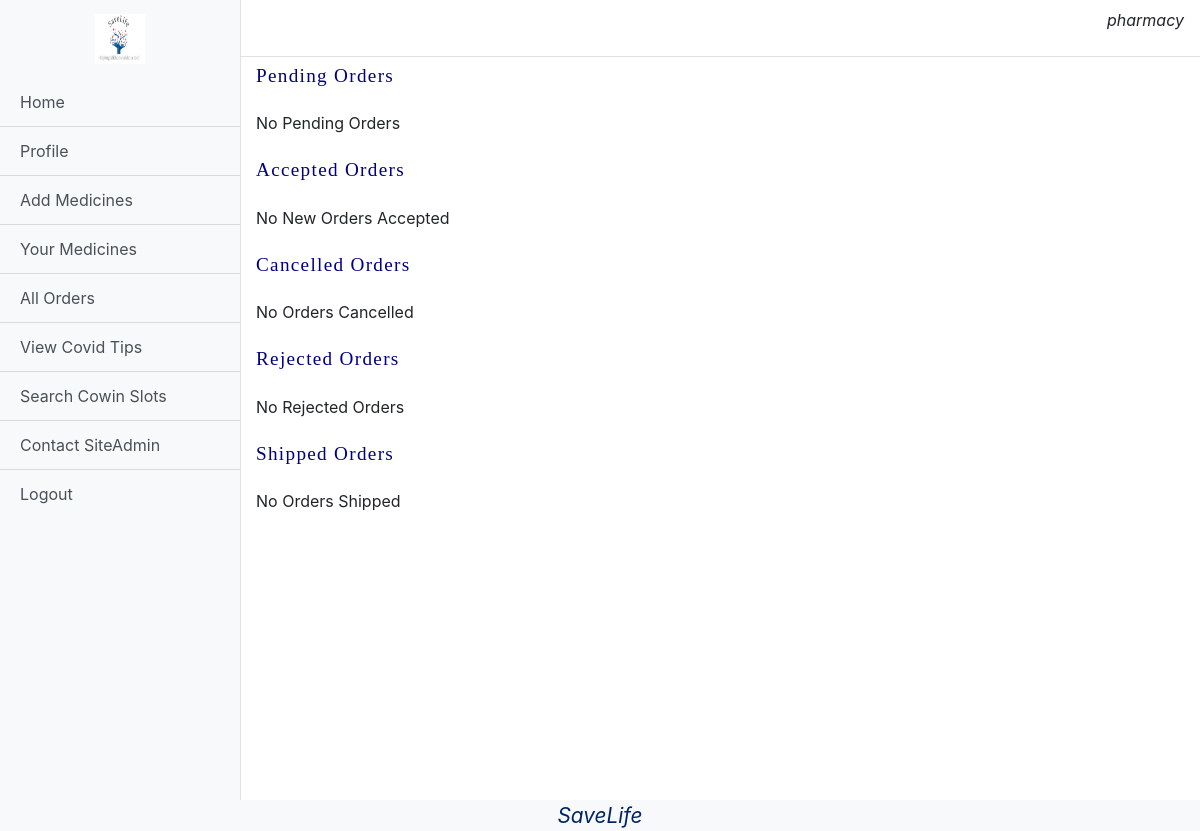
The page /pharmacy/yourOrders (signed in) on the database as committed earlier.
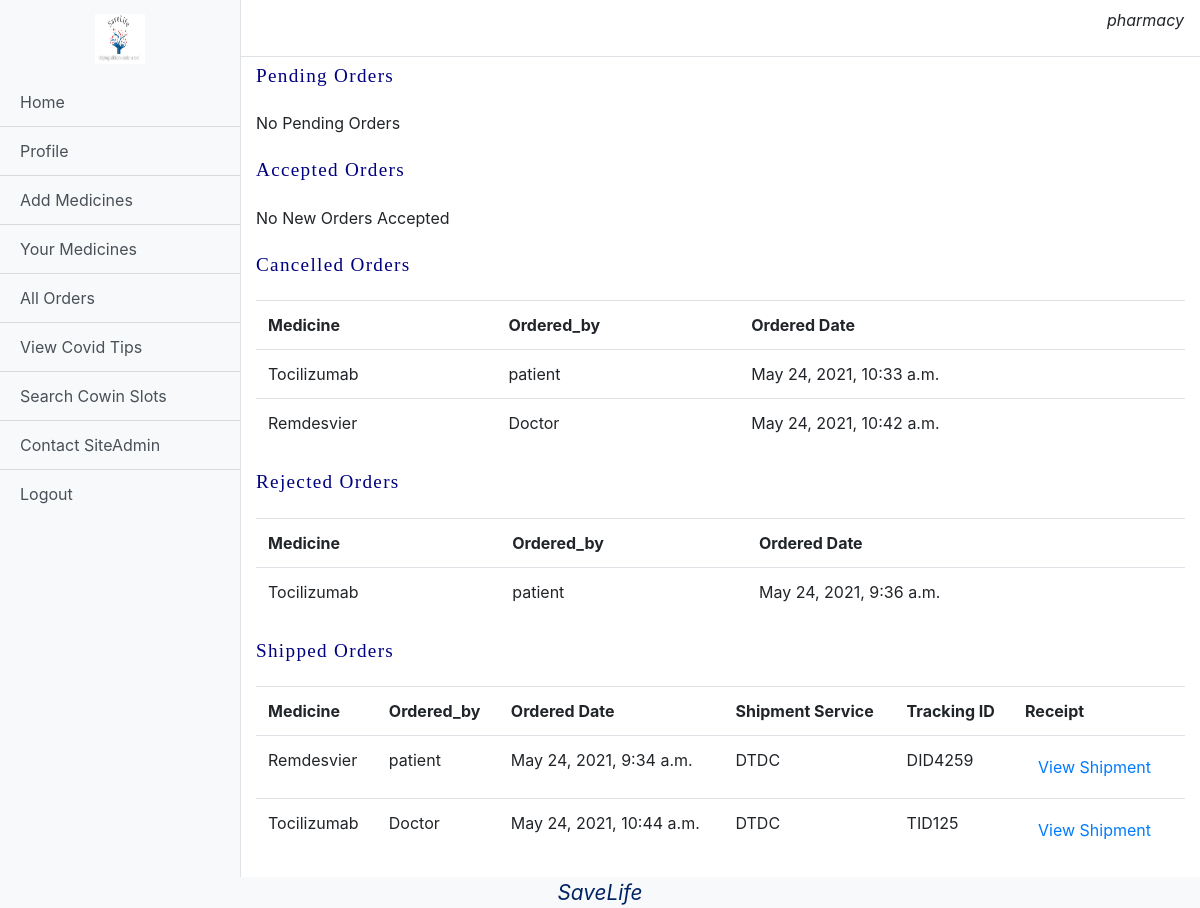
The same page on the database as committed later.
### base/models.py (models this page shows, shortened)
class User(AbstractUser):
    type = models.CharField(max_length=10,choices=(("Patient","Patient"),("Doctor","Doctor"),("Donor","Donor"),("Pharmacy","Pharmacy")))

### pharmacy/models.py (models this page shows)
class Order(models.Model):
    medicine = models.ForeignKey(Medicine,on_delete=models.SET_NULL,null=True)
    ordered_by = models.ForeignKey(User,related_name='ordered_by',on_delete=models.DO_NOTHING)
    ordered_to = models.ForeignKey(User,related_name='ordered_to',on_delete=models.DO_NOTHING)
    ordered_date = models.DateTimeField(auto_now_add=True)
    status = models.CharField(max_length=15,choices=(('Cancelled','Cancelled'),('Pending','Pending'),('Accepted','Accepted'),('Rejected','Rejected'),('Shipped','Shipped')))
    tracking_id = models.CharField(max_length=500,blank=True,null=True)
    service = models.CharField(max_length=250,blank=True,null=True)
    receipt = models.ImageField(upload_to='orders',blank=True,null=True)
    billing = models.ForeignKey(Bill,on_delete=models.SET_NULL,null=True)

class Medicine(models.Model):
    name = models.CharField(max_length=2048)
    image = models.ImageField(upload_to='medicines')
    description = models.CharField(max_length=2048)
    cost = models.IntegerField()
    expiry_date = models.DateField()
    expected_delivery = models.IntegerField()
    user = models.ForeignKey(User,on_delete=models.CASCADE)

### pharmacy/views.py (the view)
# urls.py: path('yourOrders',views.yourOrder,name="yourOrder"),
def yourOrders(request):
    pending = Order.objects.filter(status="Pending",ordered_to=request.user)
    cancelled = Order.objects.filter(status="Cancelled",ordered_to=request.user)
    rejected = Order.objects.filter(status="Rejected",ordered_to=request.user)
    accepted = Order.objects.filter(status="Accepted",ordered_to=request.user)
    shipped = Order.objects.filter(ordered_to= request.user,status="Shipped")
    p_l,a_l,r_l,s_l,c_l = len(pending),len(accepted),len(rejected),len(shipped),len(cancelled)
    return render(request,"Pharmacy/yourOrders.html",{'pending':pending,'accepted':accepted,'rejected':rejected,'shipped':shipped,'cancelled':cancelled,
                        'pl':p_l,'rl':r_l,'al':a_l,'sl':s_l,'cl':c_l})

### templates/Pharmacy/yourOrders.html (shortened to what this page needs)
{%extends "Pharmacy/dashboard.html"%}
{%load static%}
{%block content%}
<link rel="stylesheet" href="{%static 'css/home.css'%}">
<p class="aboutText">Pending Orders</p>
{% if pl == 0%}
<p>No Pending Orders</p>
{%endif%}
<p class="aboutText">Accepted Orders</p>
{% if al == 0%}
<p>No New Orders Accepted</p>
{%endif%}
<p class="aboutText">Cancelled Orders</p>
{% if cl == 0%}
<p>No Orders Cancelled</p>
{%else%}
<table class="table">
    <tr>
        <th>Medicine</th>
        <th>Ordered_by</th>
        <th>Ordered Date</th>
    </tr>
    {%for item in cancelled%}
    <tr>
        <td>{{item.medicine.name}}</td>
        <td>{{item.ordered_by.first_name}}</td>
        <td>{{item.ordered_date}}</td>
    </tr>
    {%endfor%}
</table>
{%endif%}
<p class="aboutText">Rejected Orders</p>
{% if rl == 0%}
<p>No Rejected Orders</p>
{%else%}
<table class="table">
    <tr>
        <th>Medicine</th>
        <th>Ordered_by</th>
        <th>Ordered Date</th>
    </tr>
    {%for item in rejected%}
    <tr>
        <td>{{item.medicine.name}}</td>
        <td>{{item.ordered_by.first_name}}</td>
        <td>{{item.ordered_date}}</td>
    </tr>
    {%endfor%}
</table>
{%endif%}
<p class="aboutText">Shipped Orders</p>
{% if sl == 0%}
<p>No Orders Shipped</p>
{%else%}
<table class="table">
    <tr>
        <th>Medicine</th>
        <th>Ordered_by</th>
        <th>Ordered Date</th>
        <th>Shipment Service</th>
        <th>Tracking ID</th>
        <th>Receipt</th>
    </tr>
    {%for item in shipped%}
    <tr>
        <td>{{item.medicine.name}}</td>
        <td>{{item.ordered_by.first_name}}</td>
        <td>{{item.ordered_date}}</td>
        <td>{{item.service}}</td>
        <td>{{item.tracking_id}}</td>
        <td><a href="{{item.receipt.url}}" class="btn btn-link">View Shipment</a></td>
    </tr>
    {%endfor%}
</table>
{%endif%}
{%endblock%}

### templates/Pharmacy/dashboard.html (shortened to what this page needs)
{%load static%}
<!DOCTYPE html>
<html lang="en">
<head>
    <link rel="stylesheet" href="https://cdn.jsdelivr.net/npm/bootstrap@4.5.3/dist/css/bootstrap.min.css">
    <link rel="stylesheet" href="{% static 'css/dashboard.css' %}">
</head>
<body>
  <div class="d-flex" id="wrapper">
    <div class="bg-light border-right" id="sidebar-wrapper">
      <div class="sidebar-heading"><center><img src="{% static 'images/logo.jpg' %}" width="50px" height="50px"></center></div>
      <div class="list-group list-group-flush">
        <a href="/dashboard" class="list-group-item list-group-item-action bg-light">Home</a>
        <a href="/addProfile" class="list-group-item list-group-item-action bg-light">Profile</a>
        <a href="/pharmacy/addMedicine" class="list-group-item list-group-item-action bg-light">Add Medicines</a>
        <a href="/pharmacy/yourMedicine" class="list-group-item list-group-item-action bg-light">Your Medicines</a>
        <a href="/pharmacy/yourOrders" class="list-group-item list-group-item-action bg-light">All Orders</a>
        <a href="/covidTips" class="list-group-item list-group-item-action bg-light">View Covid Tips</a>
        <a href="/cowinSlot" class="list-group-item list-group-item-action bg-light">Search Cowin Slots</a>
        <a href="/contactAdmin" class="list-group-item list-group-item-action bg-light">Contact SiteAdmin</a>
        <a href="/logout" class="list-group-item list-group-item-action bg-light">Logout</a>
      </div>
    </div>
    <div id="page-content-wrapper">
      <nav class="navbar navbar-expand-lg navbar-light bg-transparent border-bottom">
        <button class="btn btn-link" id="menu-toggle"></button>
        <p class="justify-content-end ml-auto" style="font-style: oblique;">{{request.user.username}}</p>
      </nav>
      <div class="container-fluid">
            {%block content%}
            {%endblock%}
      </div>
    </div>
  </div>
  <div class="footer obq bg-light">
    SaveLife
</div>
</body>
</html>

### static/css/dashboard.css (style rules this page uses)
#wrapper { overflow-x: hidden; }
#sidebar-wrapper { min-height: 100vh; margin-left: -15rem; -webkit-transition: margin .25s ease-out; -moz-transition: margin .25s ease-out; -o-transition: margin .25s ease-out; transition: margin .25s ease-out; }
.footer { font-weight: 400; font-size: 1.3em; left: 0; bottom: 0; width: 100%; color: #002366; text-align: center; }
#sidebar-wrapper .sidebar-heading { padding: 0.875rem 1.25rem; font-size: 1.2rem; }
#sidebar-wrapper .list-group { width: 15rem; }
#page-content-wrapper { min-width: 100vw; }
@media (min-width: 768px) { #sidebar-wrapper { margin-left: 0; } }
@media (min-width: 768px) { #page-content-wrapper { min-width: 0; width: 100%; } }
.obq { font-style: oblique; font-size: 1.5em; text-align:center; }

### static/css/home.css (style rules this page uses)
.aboutText { font-family: Georgia, 'Times New Roman', Times, serif; font-weight: 200; line-height: 2em; font-size: larger; letter-spacing: 1.3px; text-align: justify; color: #000080; }
.footer { text-align: center; }
.footer { font-weight: 400; font-size: 1.3em; left: 0; bottom: 0; width: 100%; color: #002366; text-align: center; }

Rows that differ between the two databases and show on the page:
added Order: medicine.name "Tocilizumab", ordered_by.first_name "patient", ordered_date "May 24, 2021, 10:33 a.m."
added Order: medicine.name "Remdesvier", ordered_by.first_name "Doctor", ordered_date "May 24, 2021, 10:42 a.m."
added Order: medicine.name "Tocilizumab", ordered_by.first_name "patient", ordered_date "May 24, 2021, 9:36 a.m."
added Order: medicine.name "Remdesvier", ordered_by.first_name "patient", ordered_date "May 24, 2021, 9:34 a.m.", service "DTDC", tracking_id "DID4259"
added Order: medicine.name "Tocilizumab", ordered_by.first_name "Doctor", ordered_date "May 24, 2021, 10:44 a.m.", service "DTDC", tracking_id "TID125"
Other text that changed with them:
text no longer shown: "No Orders Cancelled No Rejected Orders No Orders Shipped"
text now shown: "Medicine Ordered_by Ordered Date Medicine Ordered_by Ordered Date Medicine Ordered_by Ordered Date Shipment Service Tracking ID Receipt"
